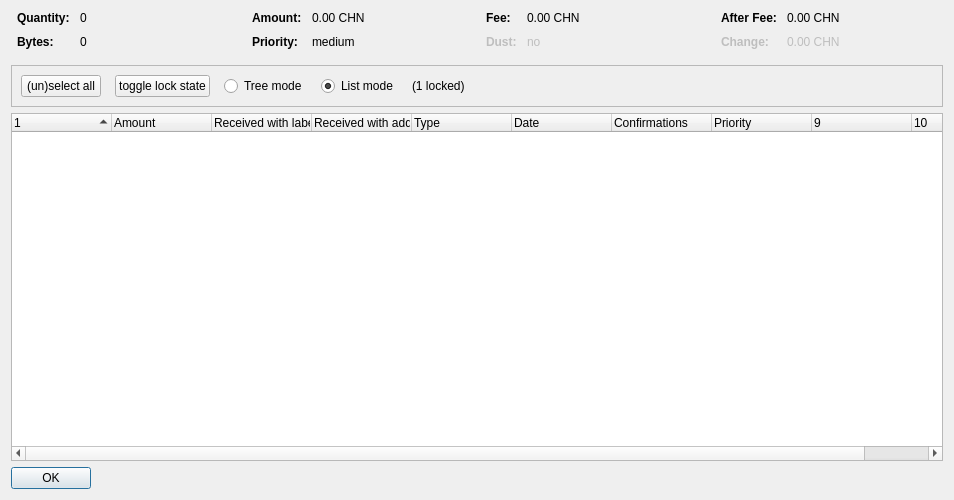
<?xml version="1.0" encoding="UTF-8"?>
<ui version="4.0">
 <class>CoinControlDialog</class>
 <widget class="QDialog" name="CoinControlDialog">
  <property name="geometry">
   <rect>
    <x>0</x>
    <y>0</y>
    <width>954</width>
    <height>500</height>
   </rect>
  </property>
  <property name="windowTitle">
   <string>Coin Selection</string>
  </property>
  <layout class="QVBoxLayout" name="verticalLayout">
   <item>
    <layout class="QHBoxLayout" name="horizontalLayoutTop" stretch="0,0,0,0">
     <property name="topMargin">
      <number>0</number>
     </property>
     <property name="bottomMargin">
      <number>10</number>
     </property>
     <item>
      <layout class="QFormLayout" name="formLayoutCoinControl1">
       <property name="horizontalSpacing">
        <number>10</number>
       </property>
       <property name="verticalSpacing">
        <number>10</number>
       </property>
       <property name="leftMargin">
        <number>6</number>
       </property>
       <property name="rightMargin">
        <number>6</number>
       </property>
       <item row="0" column="0">
        <widget class="QLabel" name="labelCoinControlQuantityText">
         <property name="font">
          <font>
           <weight>75</weight>
           <bold>true</bold>
          </font>
         </property>
         <property name="text">
          <string>Quantity:</string>
         </property>
        </widget>
       </item>
       <item row="0" column="1">
        <widget class="QLabel" name="labelCoinControlQuantity">
         <property name="cursor">
          <cursorShape>IBeamCursor</cursorShape>
         </property>
         <property name="contextMenuPolicy">
          <enum>Qt::ActionsContextMenu</enum>
         </property>
         <property name="text">
          <string notr="true">0</string>
         </property>
         <property name="textInteractionFlags">
          <set>Qt::LinksAccessibleByMouse|Qt::TextSelectableByKeyboard|Qt::TextSelectableByMouse</set>
         </property>
        </widget>
       </item>
       <item row="1" column="0">
        <widget class="QLabel" name="labelCoinControlBytesText">
         <property name="font">
          <font>
           <weight>75</weight>
           <bold>true</bold>
          </font>
         </property>
         <property name="text">
          <string>Bytes:</string>
         </property>
        </widget>
       </item>
       <item row="1" column="1">
        <widget class="QLabel" name="labelCoinControlBytes">
         <property name="cursor">
          <cursorShape>IBeamCursor</cursorShape>
         </property>
         <property name="contextMenuPolicy">
          <enum>Qt::ActionsContextMenu</enum>
         </property>
         <property name="text">
          <string notr="true">0</string>
         </property>
         <property name="textInteractionFlags">
          <set>Qt::LinksAccessibleByMouse|Qt::TextSelectableByKeyboard|Qt::TextSelectableByMouse</set>
         </property>
        </widget>
       </item>
      </layout>
     </item>
     <item>
      <layout class="QFormLayout" name="formLayoutCoinControl2">
       <property name="horizontalSpacing">
        <number>10</number>
       </property>
       <property name="verticalSpacing">
        <number>10</number>
       </property>
       <property name="leftMargin">
        <number>6</number>
       </property>
       <property name="rightMargin">
        <number>6</number>
       </property>
       <item row="0" column="0">
        <widget class="QLabel" name="labelCoinControlAmountText">
         <property name="font">
          <font>
           <weight>75</weight>
           <bold>true</bold>
          </font>
         </property>
         <property name="text">
          <string>Amount:</string>
         </property>
        </widget>
       </item>
       <item row="0" column="1">
        <widget class="QLabel" name="labelCoinControlAmount">
         <property name="cursor">
          <cursorShape>IBeamCursor</cursorShape>
         </property>
         <property name="contextMenuPolicy">
          <enum>Qt::ActionsContextMenu</enum>
         </property>
         <property name="text">
          <string notr="true">0.00 CHN</string>
         </property>
         <property name="textInteractionFlags">
          <set>Qt::LinksAccessibleByMouse|Qt::TextSelectableByKeyboard|Qt::TextSelectableByMouse</set>
         </property>
        </widget>
       </item>
       <item row="1" column="0">
        <widget class="QLabel" name="labelCoinControlPriorityText">
         <property name="font">
          <font>
           <weight>75</weight>
           <bold>true</bold>
          </font>
         </property>
         <property name="text">
          <string>Priority:</string>
         </property>
        </widget>
       </item>
       <item row="1" column="1">
        <widget class="QLabel" name="labelCoinControlPriority">
         <property name="cursor">
          <cursorShape>IBeamCursor</cursorShape>
         </property>
         <property name="contextMenuPolicy">
          <enum>Qt::ActionsContextMenu</enum>
         </property>
         <property name="text">
          <string>medium</string>
         </property>
         <property name="textInteractionFlags">
          <set>Qt::LinksAccessibleByMouse|Qt::TextSelectableByKeyboard|Qt::TextSelectableByMouse</set>
         </property>
        </widget>
       </item>
      </layout>
     </item>
     <item>
      <layout class="QFormLayout" name="formLayoutCoinControl3">
       <property name="horizontalSpacing">
        <number>10</number>
       </property>
       <property name="verticalSpacing">
        <number>10</number>
       </property>
       <property name="leftMargin">
        <number>6</number>
       </property>
       <property name="rightMargin">
        <number>6</number>
       </property>
       <item row="0" column="0">
        <widget class="QLabel" name="labelCoinControlFeeText">
         <property name="font">
          <font>
           <weight>75</weight>
           <bold>true</bold>
          </font>
         </property>
         <property name="text">
          <string>Fee:</string>
         </property>
        </widget>
       </item>
       <item row="0" column="1">
        <widget class="QLabel" name="labelCoinControlFee">
         <property name="cursor">
          <cursorShape>IBeamCursor</cursorShape>
         </property>
         <property name="contextMenuPolicy">
          <enum>Qt::ActionsContextMenu</enum>
         </property>
         <property name="text">
          <string notr="true">0.00 CHN</string>
         </property>
         <property name="textInteractionFlags">
          <set>Qt::LinksAccessibleByMouse|Qt::TextSelectableByKeyboard|Qt::TextSelectableByMouse</set>
         </property>
        </widget>
       </item>
       <item row="1" column="0">
        <widget class="QLabel" name="labelCoinControlLowOutputText">
         <property name="enabled">
          <bool>false</bool>
         </property>
         <property name="font">
          <font>
           <weight>75</weight>
           <bold>true</bold>
          </font>
         </property>
         <property name="text">
          <string>Dust:</string>
         </property>
        </widget>
       </item>
       <item row="1" column="1">
        <widget class="QLabel" name="labelCoinControlLowOutput">
         <property name="enabled">
          <bool>false</bool>
         </property>
         <property name="cursor">
          <cursorShape>IBeamCursor</cursorShape>
         </property>
         <property name="contextMenuPolicy">
          <enum>Qt::ActionsContextMenu</enum>
         </property>
         <property name="text">
          <string>no</string>
         </property>
         <property name="textInteractionFlags">
          <set>Qt::LinksAccessibleByMouse|Qt::TextSelectableByKeyboard|Qt::TextSelectableByMouse</set>
         </property>
        </widget>
       </item>
      </layout>
     </item>
     <item>
      <layout class="QFormLayout" name="formLayoutCoinControl4">
       <property name="horizontalSpacing">
        <number>10</number>
       </property>
       <property name="verticalSpacing">
        <number>10</number>
       </property>
       <property name="leftMargin">
        <number>6</number>
       </property>
       <property name="rightMargin">
        <number>6</number>
       </property>
       <item row="0" column="0">
        <widget class="QLabel" name="labelCoinControlAfterFeeText">
         <property name="font">
          <font>
           <weight>75</weight>
           <bold>true</bold>
          </font>
         </property>
         <property name="text">
          <string>After Fee:</string>
         </property>
        </widget>
       </item>
       <item row="0" column="1">
        <widget class="QLabel" name="labelCoinControlAfterFee">
         <property name="cursor">
          <cursorShape>IBeamCursor</cursorShape>
         </property>
         <property name="contextMenuPolicy">
          <enum>Qt::ActionsContextMenu</enum>
         </property>
         <property name="text">
          <string notr="true">0.00 CHN</string>
         </property>
         <property name="textInteractionFlags">
          <set>Qt::LinksAccessibleByMouse|Qt::TextSelectableByKeyboard|Qt::TextSelectableByMouse</set>
         </property>
        </widget>
       </item>
       <item row="1" column="0">
        <widget class="QLabel" name="labelCoinControlChangeText">
         <property name="enabled">
          <bool>false</bool>
         </property>
         <property name="font">
          <font>
           <weight>75</weight>
           <bold>true</bold>
          </font>
         </property>
         <property name="text">
          <string>Change:</string>
         </property>
        </widget>
       </item>
       <item row="1" column="1">
        <widget class="QLabel" name="labelCoinControlChange">
         <property name="enabled">
          <bool>false</bool>
         </property>
         <property name="cursor">
          <cursorShape>IBeamCursor</cursorShape>
         </property>
         <property name="contextMenuPolicy">
          <enum>Qt::ActionsContextMenu</enum>
         </property>
         <property name="text">
          <string notr="true">0.00 CHN</string>
         </property>
         <property name="textInteractionFlags">
          <set>Qt::LinksAccessibleByMouse|Qt::TextSelectableByKeyboard|Qt::TextSelectableByMouse</set>
         </property>
        </widget>
       </item>
      </layout>
     </item>
    </layout>
   </item>
   <item>
    <widget class="QFrame" name="frame">
     <property name="minimumSize">
      <size>
       <width>0</width>
       <height>40</height>
      </size>
     </property>
     <property name="frameShape">
      <enum>QFrame::StyledPanel</enum>
     </property>
     <property name="frameShadow">
      <enum>QFrame::Sunken</enum>
     </property>
     <layout class="QHBoxLayout" name="horizontalLayout">
      <item>
       <layout class="QHBoxLayout" name="horizontalLayoutPanel" stretch="0,0,0,0,0,0">
        <property name="spacing">
         <number>14</number>
        </property>
        <item>
         <widget class="QPushButton" name="pushButtonSelectAll">
          <property name="sizePolicy">
           <sizepolicy hsizetype="Maximum" vsizetype="Fixed">
            <horstretch>0</horstretch>
            <verstretch>0</verstretch>
           </sizepolicy>
          </property>
          <property name="text">
           <string>(un)select all</string>
          </property>
          <property name="autoDefault">
           <bool>false</bool>
          </property>
         </widget>
        </item>
        <item>
         <widget class="QPushButton" name="pushButtonToggleLock">
          <property name="sizePolicy">
           <sizepolicy hsizetype="Maximum" vsizetype="Fixed">
            <horstretch>0</horstretch>
            <verstretch>0</verstretch>
           </sizepolicy>
          </property>
          <property name="text">
           <string>toggle lock state</string>
          </property>
          <property name="autoDefault">
           <bool>false</bool>
          </property>
         </widget>
        </item>
        <item>
         <widget class="QRadioButton" name="radioTreeMode">
          <property name="sizePolicy">
           <sizepolicy hsizetype="Maximum" vsizetype="Fixed">
            <horstretch>0</horstretch>
            <verstretch>0</verstretch>
           </sizepolicy>
          </property>
          <property name="text">
           <string>Tree mode</string>
          </property>
         </widget>
        </item>
        <item>
         <widget class="QRadioButton" name="radioListMode">
          <property name="sizePolicy">
           <sizepolicy hsizetype="Maximum" vsizetype="Fixed">
            <horstretch>0</horstretch>
            <verstretch>0</verstretch>
           </sizepolicy>
          </property>
          <property name="text">
           <string>List mode</string>
          </property>
          <property name="checked">
           <bool>true</bool>
          </property>
         </widget>
        </item>
        <item>
         <widget class="QLabel" name="labelLocked">
          <property name="text">
           <string>(1 locked)</string>
          </property>
         </widget>
        </item>
        <item>
         <spacer name="horizontalSpacer">
          <property name="orientation">
           <enum>Qt::Horizontal</enum>
          </property>
          <property name="sizeHint" stdset="0">
           <size>
            <width>40</width>
            <height>20</height>
           </size>
          </property>
         </spacer>
        </item>
       </layout>
      </item>
     </layout>
    </widget>
   </item>
   <item>
    <widget class="CoinControlTreeWidget" name="treeWidget">
     <property name="contextMenuPolicy">
      <enum>Qt::CustomContextMenu</enum>
     </property>
     <property name="sortingEnabled">
      <bool>false</bool>
     </property>
     <property name="columnCount">
      <number>10</number>
     </property>
     <attribute name="headerShowSortIndicator" stdset="0">
      <bool>true</bool>
     </attribute>
     <attribute name="headerStretchLastSection">
      <bool>false</bool>
     </attribute>
     <column>
      <property name="text">
       <string/>
      </property>
     </column>
     <column>
      <property name="text">
       <string>Amount</string>
      </property>
     </column>
     <column>
      <property name="text">
       <string>Received with label</string>
      </property>
     </column>
     <column>
      <property name="text">
       <string>Received with address</string>
      </property>
     </column>
     <column>
      <property name="text">
       <string>Type</string>
      </property>
     </column>
     <column>
      <property name="text">
       <string>Date</string>
      </property>
     </column>
     <column>
      <property name="text">
       <string>Confirmations</string>
      </property>
      <property name="toolTip">
       <string>Confirmed</string>
      </property>
     </column>
     <column>
      <property name="text">
       <string>Priority</string>
      </property>
     </column>
     <column>
      <property name="text">
       <string/>
      </property>
     </column>
     <column>
      <property name="text">
       <string/>
      </property>
     </column>
    </widget>
   </item>
   <item>
    <widget class="QDialogButtonBox" name="buttonBox">
     <property name="sizePolicy">
      <sizepolicy hsizetype="Maximum" vsizetype="Fixed">
       <horstretch>0</horstretch>
       <verstretch>0</verstretch>
      </sizepolicy>
     </property>
     <property name="orientation">
      <enum>Qt::Horizontal</enum>
     </property>
     <property name="standardButtons">
      <set>QDialogButtonBox::Ok</set>
     </property>
    </widget>
   </item>
  </layout>
 </widget>
 <customwidgets>
  <customwidget>
   <class>CoinControlTreeWidget</class>
   <extends>QTreeWidget</extends>
   <header>coincontroltreewidget.h</header>
  </customwidget>
 </customwidgets>
 <resources/>
 <connections/>
</ui>
